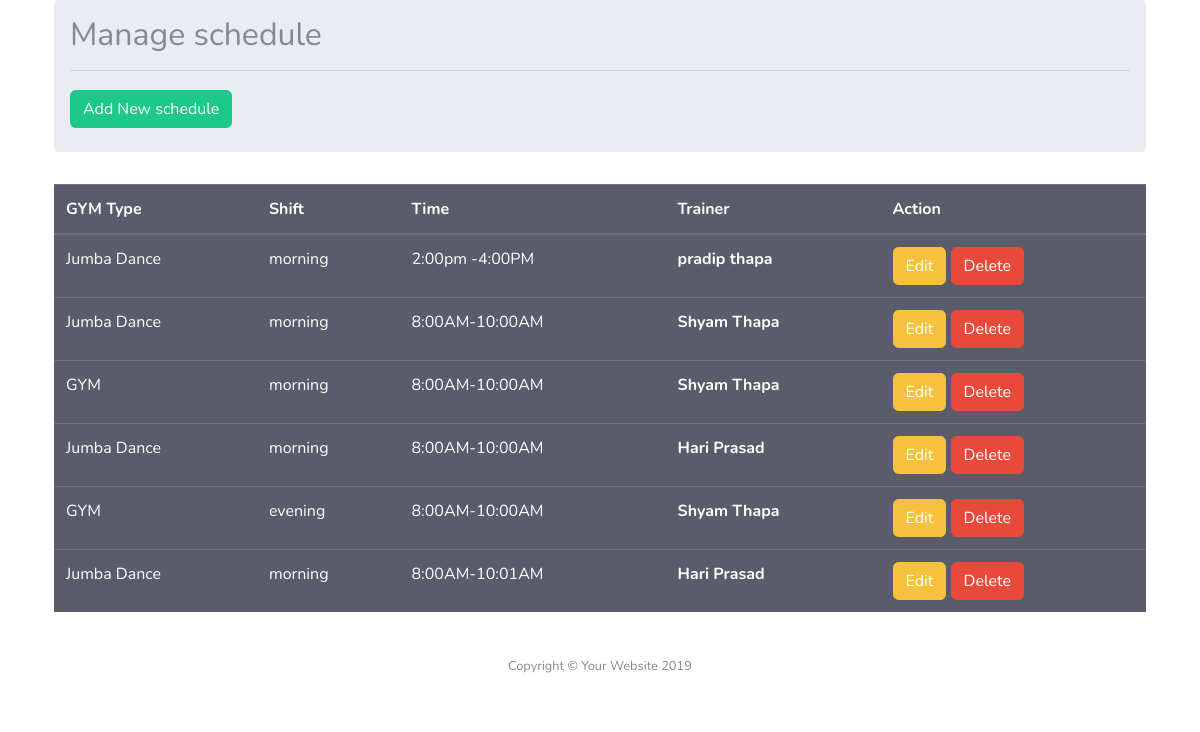
Page /GYM/schedule/2 on the committed database.
### GYM/models.py (models this page shows, shortened)
class Schedule(models.Model):
    type=models.CharField(max_length=20)
    shift=models.CharField( max_length=50,default='Moring',choices=(('morning','Moring'),('afternoon','Afternoon'),('evening','Evening')))
    time=models.CharField(max_length=20)
    trainer=models.ForeignKey(on_delete=CASCADE,to=Trainers, null=True, blank=True)
    gym = models.ForeignKey(to=GymInfromation,on_delete=CASCADE, null=True, blank=True)

class Trainers(models.Model):
    name=models.CharField(max_length=20)
    phone_regex = RegexValidator(regex=r'^\+?1?\d{9,15}$', message="Phone number must be entered in the format: '+999999999'. Up to 15 digits allowed.")
    phone_number = models.CharField(validators=[phone_regex], max_length=17, blank=True) # validators should be a list
    age=models.CharField(max_length=20)
    trainer_type=models.CharField(max_length=20)
    pic=models.ImageField(upload_to='images', null=True, blank=True)
    address=models.CharField(max_length=20)
    gym = models.ForeignKey(to=GymInfromation,on_delete=CASCADE, null=True, blank=True)
    about=models.TextField()
    def __str__(self):
        return self.name

### GYM/views.py (the view)
# urls.py: path('schedule/<int:id>',views.schedule,name='schedule'),
def schedule(request, id):
    data=Schedule.objects.all().prefetch_related().filter(gym__pk=id)
    trainers = Trainers.objects.all()
    schedule_form=ScheduleForm()
    request.session['gym_id']=id
    contex={
        'datas':data,
        'form':schedule_form,
        'trainers':trainers
    }
    return render(request,'gymadmin/schedule.html',contex)

### App/models.py (called while the page is built)
    def __str__(self):
        return self.name

### GYM/templates/gymadmin/schedule.html (shortened to what this page needs)
{% extends 'gymadmin/base.html'%}
{% block content %}
    <div class="container">
        <div class="row">
          <div class=" col md-12">
            <div class=" jumbotron p-3">
              <h2>Manage schedule<hr><button type="button" class="btn btn-success  pull-right " data-toggle="modal"
                  data-target="#myModal">Add New schedule</button></h2>
              </div>
              <table class="table table-dark">
                <thead>
                  <tr>
                    <th scope="col">GYM Type</th>
                    <th scope="col">Shift</th>
                    <th scope="col">Time</th>
                    <th scope="col">Trainer</th>
                    <th scope="col">Action</th>
                  </tr>
                </thead>
                <tbody>
                  {% for now in datas %}
                  <tr>
                    <td>{{now.type}}</td>
                    <td>{{now.shift}}</td>
                    <td>{{now.time}}</td>
                    <th>{{now.trainer}}</th>
                    <td>
                      <a href="#" class="btn btn-warning btn-xs" data-toggle="modal"
                        data-target="#modaledit{{now.id}}">Edit</a>
                      <a href="/GYM/delete/{{ now.id }}" class="btn btn-danger btn-xs"
                        onclick="return confirm('Are You Sure For Delete?')">Delete</a>
                    </td>
                  </tr>
                  {% endfor %}
                </tbody>
              </table>
            </div>
          </div>
        </div>
    {% endblock %}

### rows in the picture
Schedule: type "Jumba Dance", shift "morning", time "2:00pm -4:00PM", trainer "pradip thapa"
Schedule: type "Jumba Dance", shift "morning", time "8:00AM-10:00AM", trainer "Shyam Thapa"
Schedule: type "GYM", shift "morning", time "8:00AM-10:00AM", trainer "Shyam Thapa"
Schedule: type "Jumba Dance", shift "morning", time "8:00AM-10:00AM", trainer "Hari Prasad"
Schedule: type "GYM", shift "evening", time "8:00AM-10:00AM", trainer "Shyam Thapa"
Schedule: type "Jumba Dance", shift "morning", time "8:00AM-10:01AM", trainer "Hari Prasad"
